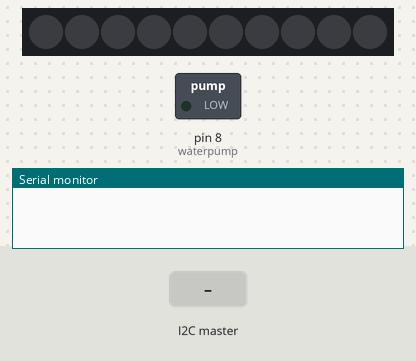
Recording of a sketch running on a simulated Arduino Uno, built with avr-gcc and run on an emulated ATmega328P. Parts: 10 RGB LEDs in strip order, left to right, switched loads named in the sketch (green lamp = pin HIGH), the last lines printed to the serial monitor. The test bench sets the inputs (shaded band).

Above: at 1.2 s.
1.3 s: the I2C master sends "l"
At 1.6 s:
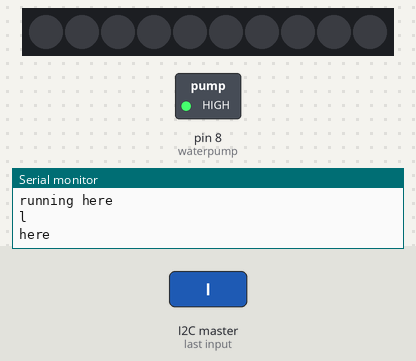
2.8 s: the I2C master sends "h"
At 4.0 s:
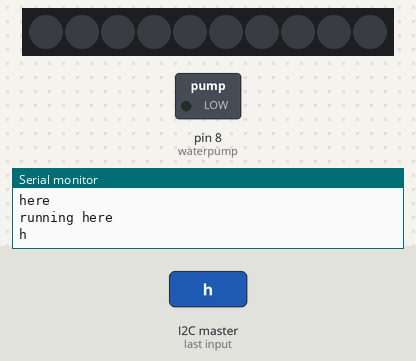
Timing chart, 0 to 5.8 s (numbered marks = the images above; inputs shaded):
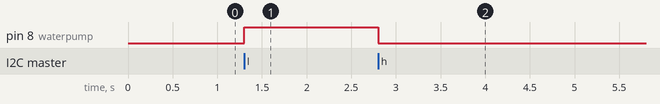

Measured:
- after the input at 1.3 s, pin 8 (waterpump): LOW → HIGH at once
- after the input at 2.8 s, pin 8 (waterpump): HIGH → LOW at once

The sketch:

Slave3.ino
```cpp
#define NOTE_B3  247
#define NOTE_C4  262

#define MINUTE 60000 // for converting milliseconds to a minute
#define SECOND 1000
#define waterpump 8

#include <Adafruit_NeoPixel.h>
#include <SoftwareSerial.h> // using this library to set up the rx tx pins
#include <Wire.h>


unsigned long seconds = 0;
unsigned long prevM = 0;
const unsigned long interval = 1000;

int sensorM = A0;
const int pir =  2;
int motion;
unsigned long prevWatertime = 0;
unsigned long currWatertime = 0;

#define LED_COUNT 10
#define Pin 7
#define SLAVE_ADDRESS 0x20

int lastPirVal = LOW;
unsigned long myTime;          // number of milliseconds passed sincethe Arduino started running the code itself
char printBuffer[128];
Adafruit_NeoPixel leds = Adafruit_NeoPixel(LED_COUNT, Pin, NEO_GRB +
NEO_KHZ800);


const int speakerPin = 13;

// notes in the melody:
int melody[] = {
  NOTE_B3, NOTE_C4
};

// note durations: 4 = quarter note, 8 = eighth note, etc.:
int noteDurations[] = {
  4, 8, 8, 4, 4, 4, 4, 4
};
int R = 255;
int G = 255;
int B = 255;
int brightness = 32;

int photoPin = A1; // This is the pin that resistor is connected in the arduino
unsigned long previousMillis = 0;
int timedelay = 500; // This the interval for which the photoresistorshould read the value
unsigned long p = 0;
// The below sets up the lcd screen and sets the cursor to 0,0 and thephoto resistor
void setup() {
  leds.begin();
  //clearLEDs();
  Serial.begin(9600);
  // mySerial.begin(9600);
  pinMode(photoPin,INPUT);
  pinMode(pir, INPUT);
  pinMode(waterpump, OUTPUT);
  Wire.begin(SLAVE_ADDRESS);
  Wire.onReceive(event);
  digitalWrite(waterpump, LOW);
}

void loop() {
  //done in event
}

void event(int bytes){
  if(Wire.available()){
    Serial.print("running here\n");
    char recieving = Wire.read();
    Serial.println(recieving);
    if(recieving == 'l'){
      currWatertime = millis();
      if((currWatertime - prevWatertime) >= 1000){
        Serial.println("here");
        prevWatertime = currWatertime;
        digitalWrite(waterpump, HIGH);  // Turn on water pump
      }
    }
    else if(recieving == 'h'){
      digitalWrite(waterpump, LOW);
    }
  }
}

void clearLEDs(){
  for(int i = 0; i < 30; i++){
    leds.setPixelColor(i,0);
    leds.show();
  }
}
```
